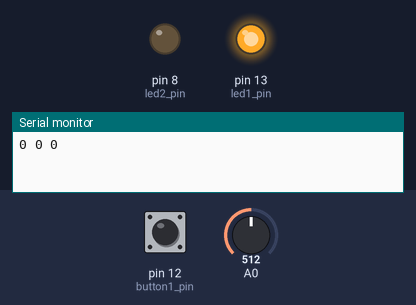
Bench run of a sketch on a simulated Arduino Uno, built with avr-gcc and run on an emulated ATmega328P. Parts: output pins drawn as LEDs (lit = HIGH), the last lines printed to the serial monitor. Inputs (shaded band) come from the test bench; at power-on: pin 12 (button1_pin) HIGH, A0 = 512. Random numbers use the default seed unless the sketch sets one.

Above: at 1.2 s.
1.3 s: pin 12 (button1_pin) pulled LOW for 0.15 s
At 2.6 s:
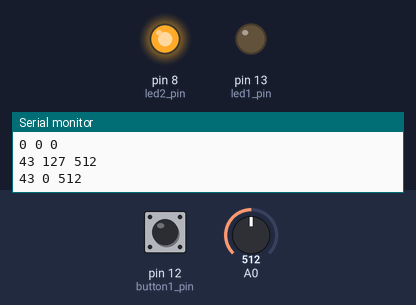
2.9 s: pin 12 (button1_pin) pulled LOW for 1 s
At 3.7 s:
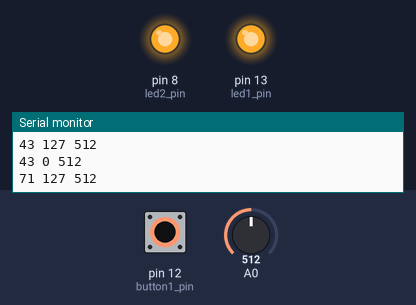
5.4 s: pin 12 (button1_pin) pulled LOW for 3.2 s
At 6.3 s:
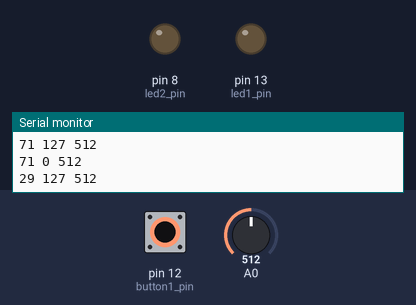
Timing chart, 0 to 10.2 s (numbered marks = the images above; inputs shaded):
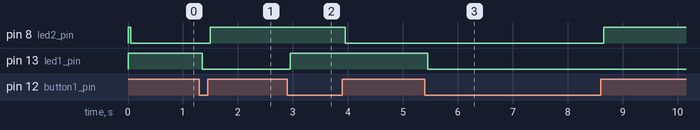

Measured:
- after the input at 1.3 s, pin 8 (led2_pin): LOW → HIGH after 0.20 s; pin 13 (led1_pin): HIGH → LOW after 0.05 s
- after the input at 2.9 s, pin 8 (led2_pin): HIGH → LOW after 1.1 s; pin 13 (led1_pin): LOW → HIGH after 0.05 s
- after the input at 5.4 s, pin 8 (led2_pin): LOW → HIGH after 3.3 s; pin 13 (led1_pin): HIGH → LOW after 0.05 s

The sketch:

0111_MIDI_Emulation_Serial_Buttons_Debounce.ino
```cpp
/*
 * This program is sending MIDI notes with a press of a button
 * Boards like the Leonardo can output Midi USB out of the box
 * But with boards like the UNO or Diecimila there's no way to send MIDI through USB
 * This program sends Serial messages every time a button is pressed and released
 * The noteon() function is sending also a sensor value, it is supposed to be assigned to the note duration
 */


//////////////////////////////////// BUTTON 1 DEBOUNCE

// constants won't change. They're used here to set pin numbers:
const int button1_pin = 12;    // the number of the pushbutton pin
const int led1_pin = 13;      // the number of the LED pin
const int led2_pin = 8;

// Variables will change:
int led1_state = HIGH;         // the current state of the output pin
int led2_state = HIGH;

int button1_state_LOW;             // the current reading from the input pin
int button1_state_HIGH;

int lastButton1_state_LOW = LOW;   // the previous reading from the input pin
int lastButton1_state_HIGH = HIGH;

// the following variables are unsigned longs because the time, measured in
// milliseconds, will quickly become a bigger number than can be stored in an int.
unsigned long lastDebounce1_time = 0;  // the last time the output pin was toggled
unsigned long debounceDelay = 50;    // the debounce time; increase if the output flickers

int counter;

int analog_value;

//////////////////////////////////// MIDI
//#include <MIDI.h>
//MIDI_CREATE_DEFAULT_INSTANCE();

int random_note1, random_note2;

//////////////////////////////////// SETUP

void setup() {
  Serial.begin(9600);
  pinMode(button1_pin, INPUT_PULLUP);
  pinMode(led1_pin, OUTPUT);
  pinMode(led2_pin, OUTPUT);
  // set initial LED state
  digitalWrite(led1_pin, led1_state);
}

//////////////////////////////////// LOOP

void loop() {
  // read the state of the switch into a local variable:
  int reading = digitalRead(button1_pin);

  // check to see if you just pressed the button
  // (i.e. the input went from LOW to HIGH), and you've waited long enough
  // since the last press to ignore any noise:

  // If the switch changed, due to noise or pressing:
  if (reading != lastButton1_state_LOW) {
    // reset the debouncing timer
    lastDebounce1_time = millis();
  }

  if ((millis() - lastDebounce1_time) > debounceDelay) {
    // whatever the reading is at, it's been there for longer than the debounce
    // delay, so take it as the actual current state:

    // if the button state has changed:
    if (reading != button1_state_LOW) {
      button1_state_LOW = reading;

      // only toggle the LED if the new button state is HIGH
      if (button1_state_LOW == LOW) {
        //Serial.print("bt pressed counter: ");
        //Serial.println(counter++);

        // MIDI NOTE ON
        random_note1 = random(127);
        analog_value = analogRead(0);
        noteOn(random_note1, 127, analog_value);

        led1_state = !led1_state;
      }
    }

    // if the button state has changed:
    if (reading != button1_state_HIGH) {
      button1_state_HIGH = reading;

      // only toggle the LED if the new button state is HIGH
      if (button1_state_HIGH == HIGH) {
        //Serial.println("bt released");

        // MIDI NOTE OFF
        noteOff(random_note1, 0, analog_value);     // Stop the note

        led2_state = !led2_state;
      }
    }
  }

  // set the LED:
  digitalWrite(led1_pin, led1_state);
  digitalWrite(led2_pin, led2_state);

  // save the reading. Next time through the loop, it'll be the lastButton1_state_LOW:
  lastButton1_state_LOW = reading;
  lastButton1_state_HIGH = reading;
}

void noteOn(int pitch, int velocity, int channel) {
  //MIDI.sendNoteOn(pitch, velocity, channel);
  Serial.print(pitch);
  Serial.print(" ");
  Serial.print(velocity);
  Serial.print(" ");
  Serial.print(channel);
  Serial.println();
}

void noteOff(int pitch, int velocity, int channel) {
  //MIDI.sendNoteOff(pitch, velocity, channel);
  Serial.print(pitch);
  Serial.print(" ");
  Serial.print(velocity);
  Serial.print(" ");
  Serial.print(channel);
  Serial.println();
}
```
